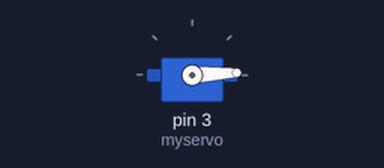
Simulated run of this sketch. Board: Arduino Uno, built with avr-gcc and run on an emulated ATmega328P. Shown: servo.

Above: at 0.05 s.
At 1.3 s:
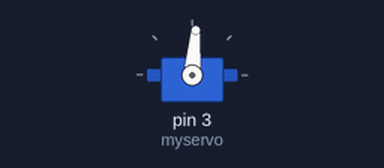
At 2.6 s:
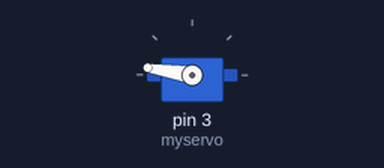
At 5.2 s:
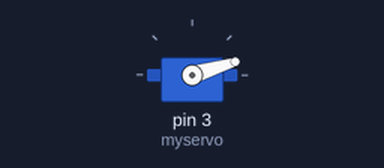
Timing chart, 0 to 7.1 s (numbered marks = the images above):
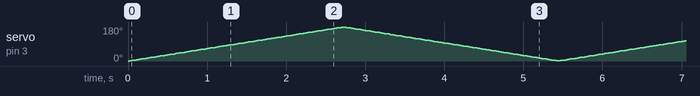

The sketch:

servo.ino
```cpp
#include <Servo.h>

Servo myservo;  // создаём объект для контроля сервы
                // максимальное количество таких объектов - 8

int pos = 0;    // переменная для хранения позиции сервы

void setup()
{

  myservo.attach(3);  // серва подключена к 9-му пину
}


void loop()
{
  for(pos = 0; pos < 180; pos += 1)  // от 0 до 180 градусов
  {                                  // с шагом в 1 градус
    myservo.write(pos);              //
    delay(15);                       // ждём 15ms пока серва займёт новое положение
  }
  for(pos = 180; pos>=1; pos-=1)     // от 180 до 0 градусов
  {
    myservo.write(pos);
    delay(15);
  }
}
```
